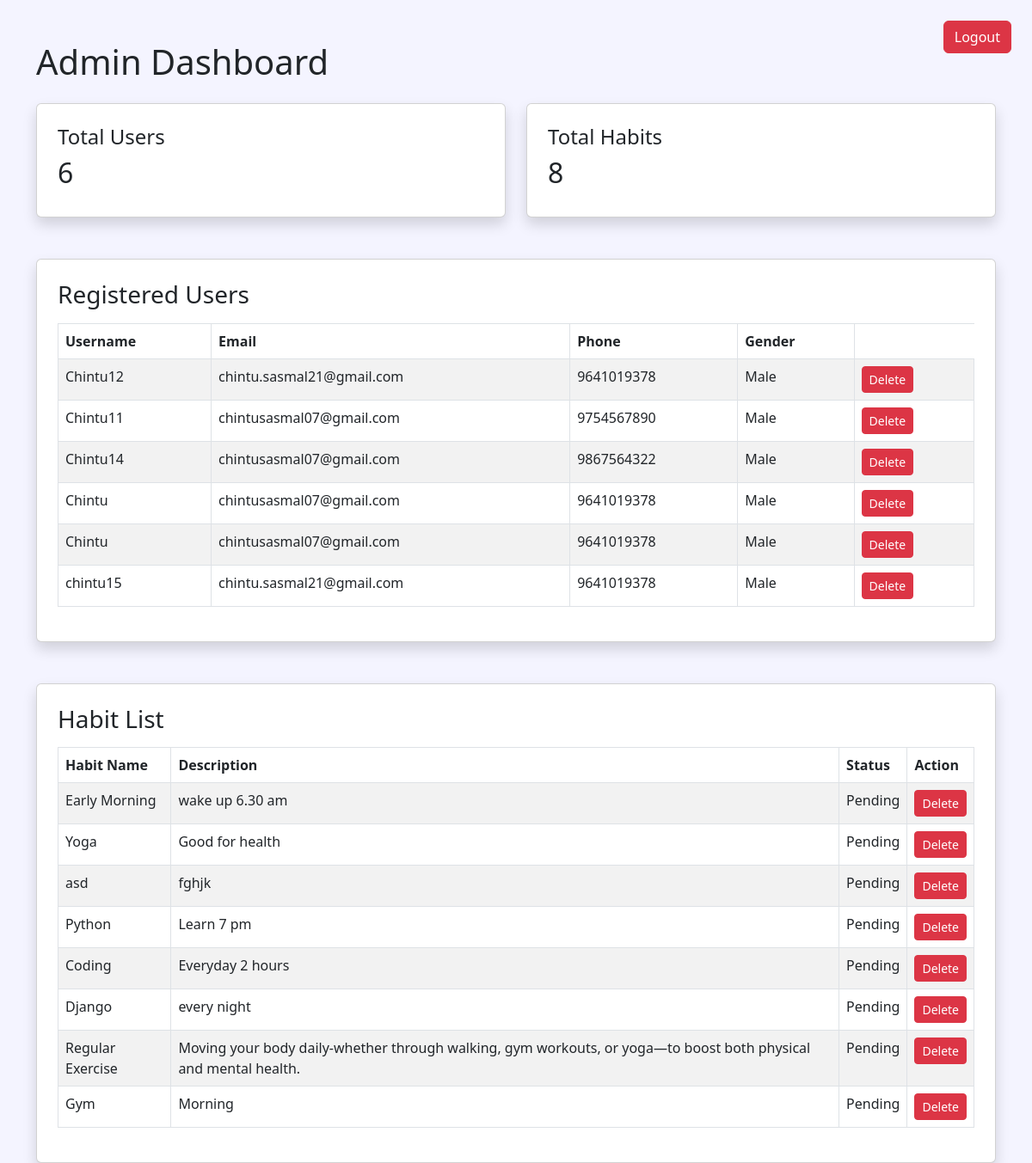
Page /admin-dashboard/ (signed in) on the earlier database version.
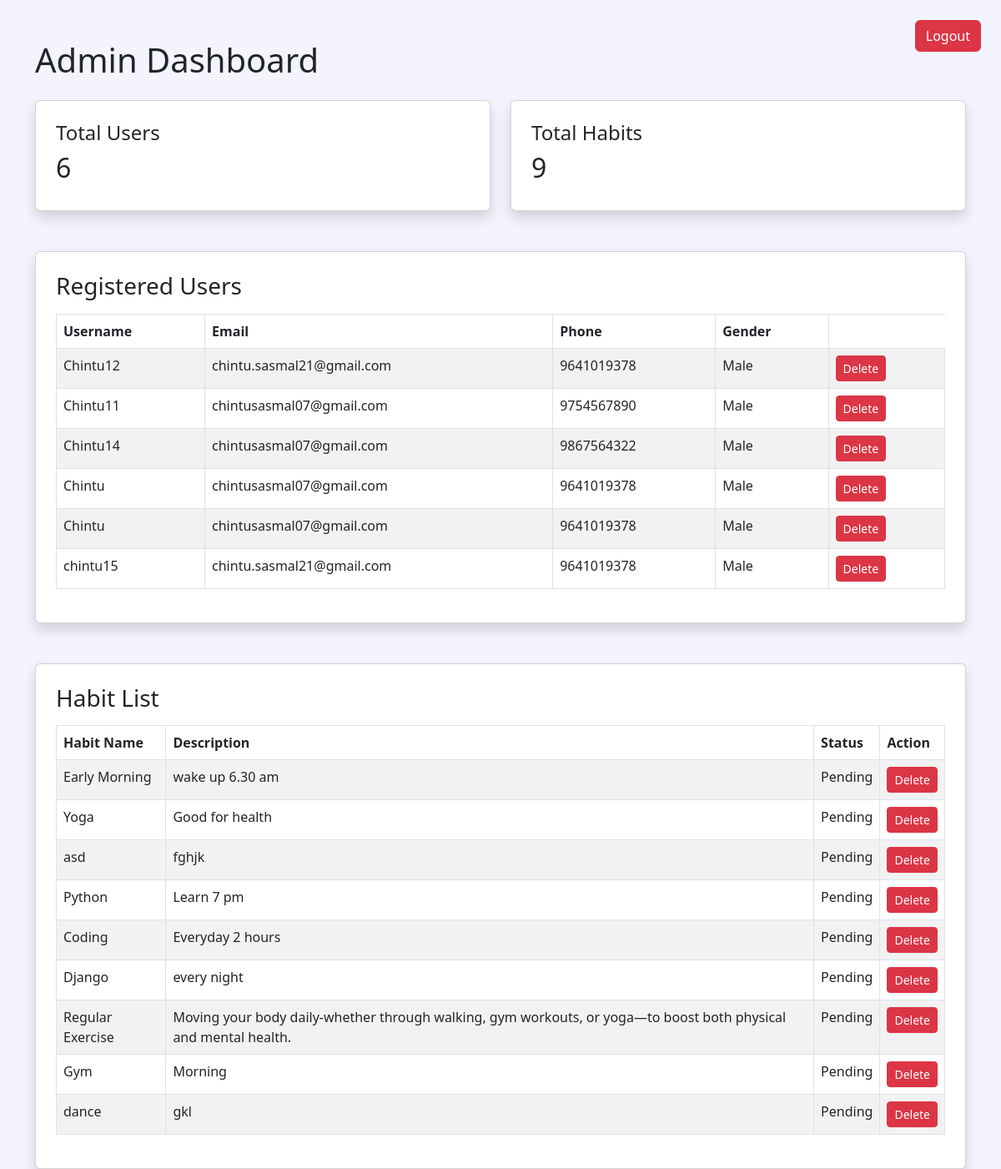
Same page on the later database version.
### habits/models.py (models this page shows, shortened)
class Register(models.Model):
    username = models.CharField(max_length=100)
    email = models.EmailField()
    phone = models.CharField(max_length=15)
    gender = models.CharField(max_length=10)
    password = models.CharField(max_length=100)

class Habit(models.Model):
    user = models.ForeignKey(
        User,
        on_delete=models.CASCADE
    )
    name = models.CharField(
        max_length=200
    )
    description = models.TextField(
        blank=True
    )
    category = models.CharField(
    max_length=50,
    default="Health"
    )
    frequency = models.CharField(
    max_length=20,
    default="Daily"
    )
    reminder_time = models.TimeField(
    null=True,
    blank=True
    )
    status = models.CharField(
        max_length=20,
        choices=[
            ('Pending', 'Pending'),
            ('Completed', 'Completed'),
        ],
        default='Pending'
    )
    start_date = models.DateField()
    end_date = models.DateField( null=True,
    blank=True)

### habits/views.py (the view)
# urls.py: path('admin-dashboard/', views.admin_dashboard, name='admin_dashboard'),
@login_required(login_url='/admin-login/')
def admin_dashboard(request):
    total_users = Register.objects.count()
    total_habits = Habit.objects.count()
    habits = Habit.objects.all()
    users = Register.objects.all()
    context = {
        'total_users': total_users,
        'total_habits': total_habits,
        'habits': habits,
        'users': users,
    }
    return render(
        request,
        'habits/admin_dashboard.html',
        context
    )

### habits/templates/habits/admin_dashboard.html (shortened to what this page needs)
<!DOCTYPE html>
<html lang="en">
<head>
    <link href="https://cdn.jsdelivr.net/npm/bootstrap@5.3.0/dist/css/bootstrap.min.css"
          rel="stylesheet">
</head>
<body style="background:#f4f4ff;">
<div class="container mt-5">
    <div class="d-flex justify-content-between align-items-center mb-4">
        <a href="/logout/"
           class="btn btn-danger position-absolute top-0 end-0 m-4">
           Logout
        </a>
        <h1 class="m-0">
            Admin Dashboard
        </h1>
    </div>
    <div class="row mb-5">
        <div class="col-md-6">
            <div class="card p-4 shadow">
                <h4>Total Users</h4>
                <h2>{{ total_users }}</h2>
            </div>
        </div>
        <div class="col-md-6">
            <div class="card p-4 shadow">
                <h4>Total Habits</h4>
                <h2>{{ total_habits }}</h2>
            </div>
        </div>
    </div>
    <div class="card p-4 shadow mb-5">
        <h3 class="mb-3">
            Registered Users
        </h3>
        <table class="table table-bordered table-striped">
            <thead>
                <tr>
                    <th>Username</th>
                    <th>Email</th>
                    <th>Phone</th>
                    <th>Gender</th>
                </tr>
            </thead>
            <tbody>
                {% for user in users %}
                <tr>
                    <td>{{ user.username }}</td>
                    <td>{{ user.email }}</td>
                    <td>{{ user.phone }}</td>
                    <td>{{ user.gender }}</td>
                    <td>
                      <a href="/delete-user/{{ user.id }}/"
                         class="btn btn-danger btn-sm">
                          Delete
                      </a>
                    </td>
                </tr>
                {% empty %}
                <tr>
                    <td colspan="4" class="text-center">
                        No Users Found
                    </td>
                </tr>
                {% endfor %}
            </tbody>
        </table>
    </div>
    <div class="card p-4 shadow">
        <h3 class="mb-3">
            Habit List
        </h3>
        <table class="table table-bordered table-striped">
            <thead>
                <tr>
                    <th>Habit Name</th>
                    <th>Description</th>
                    <th>Status</th>
                    <th>Action</th>
                </tr>
            </thead>
            <tbody>
                {% for habit in habits %}
                <tr>
                    <td>{{ habit.name }}</td>
                    <td>{{ habit.description }}</td>
                    <td>{{ habit.status }}</td>
                    <td>
                        <a href="/delete-habit/{{ habit.id }}/"
                           class="btn btn-danger btn-sm">
                            Delete
                        </a>
                    </td>
                </tr>
                {% empty %}
                <tr>
                    <td colspan="4" class="text-center">
                        No Habits Found
                    </td>
                </tr>
                {% endfor %}
            </tbody>
        </table>
    </div>
</div>
</body>
</html>

Differences in the rows shown:
added Habit: name "dance", description "gkl", status "Pending"
Other differences:
{{ total_habits }}: "8" → "9"
